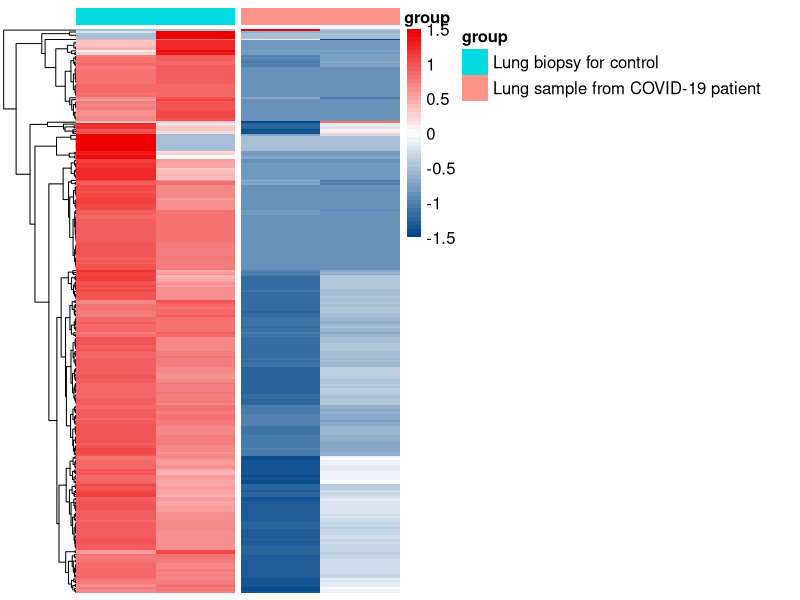

Source code (R):


rm(list = ls())

rt=read.table("lung_Ubi.txt",sep="\t",header=T,row.names=1,check.names=F)    
rt1=rt[,-1]
rt1=t(rt1)
rt1=log2(rt1+1)
rt2=rt1[rowMeans(rt1)>0,]
library(ggpubr)
library(pheatmap)
Type=as.data.frame(rt[,1])
colnames(Type)=c("group")
rownames(Type)=colnames(rt1)
summary(factor(Type[,1]))


pheatmap(rt2, annotation_col=Type,gaps_col = c(2),
         color =colorRampPalette(c("#00468B99", "white", "#ED0000FF"))(50),
         cluster_rows = T,
         cluster_cols =F,
         fontsize=12,
         fontsize_row=8,
          scale="row",
         show_colnames=F,
        show_rownames=F,
         fontsize_col=3)


 